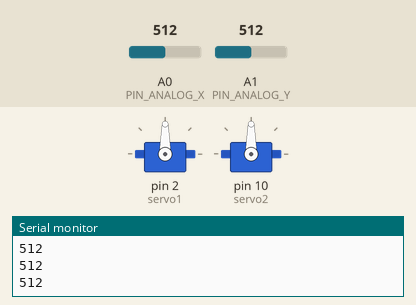
Simulated run of this sketch. Board: Arduino Uno, built with avr-gcc and run on an emulated ATmega328P. Shown: 2 × servo, the last lines printed to the serial monitor. The test bench sets the inputs (shaded band); at power-on: A0 (PIN_ANALOG_X) = 512, A1 (PIN_ANALOG_Y) = 512.

Above: at 1.2 s.
1.3 s: A0 (PIN_ANALOG_X) set to 592
2.8 s: A0 (PIN_ANALOG_X) set to 616
At 3.27 s:
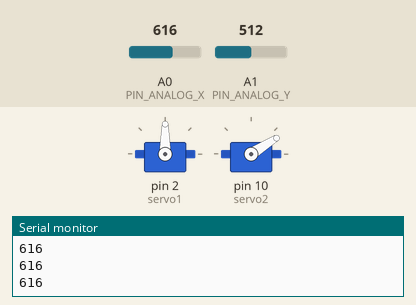
At 4.3 s:
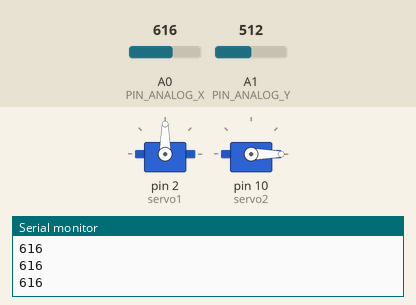
4.9 s: A1 (PIN_ANALOG_Y) set to 592
6.4 s: A1 (PIN_ANALOG_Y) set to 618
At 7.9 s:
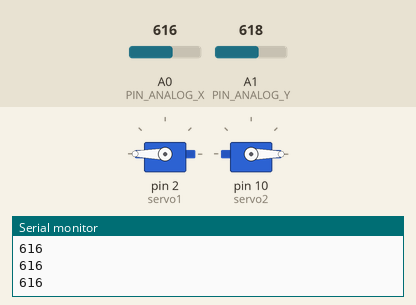
8.5 s: A0 (PIN_ANALOG_X) set to 411
10.0 s: A0 (PIN_ANALOG_X) set to 385
At 12.5 s:
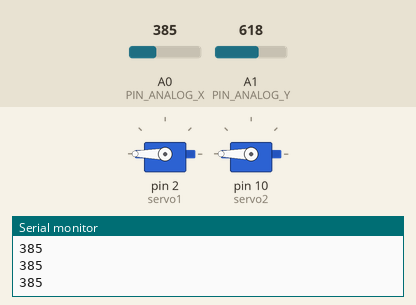
Timing chart, 0 to 14.0 s (numbered marks = the images above; inputs shaded):
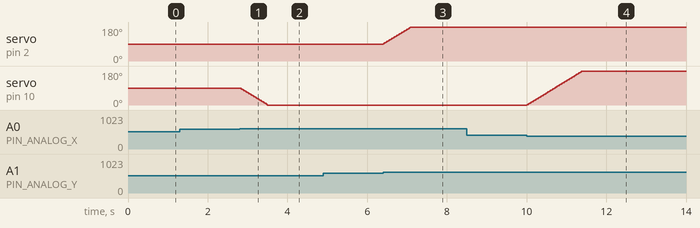

The sketch:

servo_joystick.ino
```cpp
/*  @nuria_pp
 *  Referencias
 *    Arduino --- Funduino Joystick Shield ---
 *      Playlist: https://www.youtube.com/playlist?list=PLRFnGJH1nJiKIpz_ZyaU-uAZOkMH8GAcw
 *      Part 1. Introduction - Basic Functions: https://www.youtube.com/watch?v=lZPZuBCFMH4
 *
 *  Nota: el control del joystick no es mio, siento no recordar de donde lo saque.
*/


/* Declaracion de librerias */

#include <Servo.h>

/* Creamos objeto los servos */
Servo servo1;
Servo servo2;

/* Definicion de constantes */
const int joystickH = A1;          /* L/R  eje horizontal */
const int joystickV = A0;          /* U/D eje vertical */


/* Asociamos los pines digitales del Arduino a los botones */
const byte PIN_BUTTON_A = 2;
const byte PIN_BUTTON_B = 3;
const byte PIN_BUTTON_C = 4;
const byte PIN_BUTTON_D = 5;
const byte PIN_BUTTON_E = 6;
const byte PIN_BUTTON_F = 7;

/* Pins analogicos del Arduino asociados al joystick */
const byte PIN_ANALOG_X = 0;
const byte PIN_ANALOG_Y = 1;

/* servoValue: leemos el valor del pin analogico */
int servoValue;
int valueH = 90, valueV = 90;     /* valor para servo horizontal y vertical */

void setup() {
  /*
   *  selecionamos el pin 2 para el servo1
   *  selecionamos el pin 10 para el servo2
   */
  servo1.attach(2);
  servo2.attach(10);
  Serial.begin(9600);
}


void loop() {
  /* funcion que muestra los valores del joystick por el monitor serie  */
  /*outputJoystick();*/

  /* Lectura de los valores horizontales del joystick (valores entre 0 and 1023) */
  servoValue = analogRead( PIN_ANALOG_X );

  Serial.println(servoValue);
  joyValueCompare(servoValue, valueH);

  /* ajusta la posición del servo de acuerdo con el valor escalado */
  servo2.write(180 - valueH);

  /* Lee el valor vertical de joystick entre 0 y 1023 */
  //servoVal = analogRead(joystickV);

  servoValue = analogRead( PIN_ANALOG_Y );
  joyValueCompare(servoValue, valueV);

  /* ajusta la posición del servo de acuerdo con el valor escalado */
  //servo1.write(180 - valueV);
  servo1.write(valueV);

  delay(15);

}

/*
 * Funcion outputJoystick muestra la posiciondel joystick por el serial
 */
/*
void outputJoystick(){

    Serial.print(analogRead(joystickH));
    Serial.println ("----------------");
    Serial.print(analogRead(joystickV));
    Serial.println ("----------------");
} // Fin_Funcion_outputJoystick
*/

/*
 * Funcion joyValueCompare
 *  Compara servoVal. Lee del joystick y actualiza el valor del eje dado
 */
void joyValueCompare(int servoVal, int &value){

  // foward
  if(servoVal > 1000 && value < 180)
    value += 10;
  else if(servoVal > 800 && value < 180)
    value += 5;
  else if(servoVal > 600 && value < 180)
    value += 2;

  // backward
  if(servoVal < 20 && value > 0)
    value -= 10;
  else if(servoVal < 200 && value > 0)
    value -= 5;
  else if(servoVal < 400 && value > 0)
    value -= 2;

  if(value > 180){
    value = 180;
  }
  else if(value < 0){
    value = 0;
  }
} // Fin_Funcion_joyValueCompare
```

Measured:
- the behaviour switches between 600 and 601 on A0 (PIN_ANALOG_X) (found by bisection; images 0 and 1)
- the behaviour switches between 600 and 601 on A1 (PIN_ANALOG_Y) (found by bisection; images 2 and 3)
- the behaviour switches between 400 and 399 on A0 (PIN_ANALOG_X) (found by bisection; images 3 and 4)
- after the input at 2.8 s, servo on pin 10 (servo2): moves from 90° to 0° over 0.68 s, starting at once
- after the input at 6.4 s, servo on pin 2 (servo1): moves from 90° to 180° over 0.68 s, starting at once
- after the input at 10.0 s, servo on pin 10 (servo2): moves from 0° to 180° over 1.4 s, starting at once
